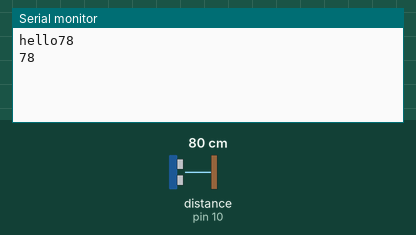
Bench run of a sketch on a simulated Arduino Nano, built with avr-gcc and run on an emulated ATmega328P. On the bench: the last lines printed to the serial monitor. Wiring (inferred from the names in the program): ultrasonic range finder: trigger pin 9; echo pin 10. The inputs (shaded band) are chosen by the test bench; at power-on: distance to the obstacle (sensor on pin 10) 80 cm. The echo pulse lasts 58.3 µs per cm.

Above: at 2.8 s.
2.9 s: distance to the obstacle (sensor on pin 10) set to 2 cm
At 4.7 s:
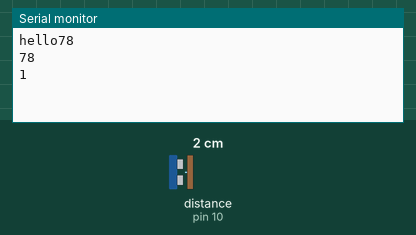
5.6 s: distance to the obstacle (sensor on pin 10) set to 4 cm
At 7.5 s:
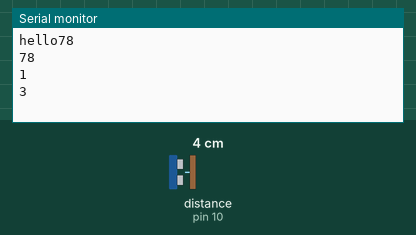
Timing chart, 0 to 9.0 s (numbered marks = the images above; inputs shaded):
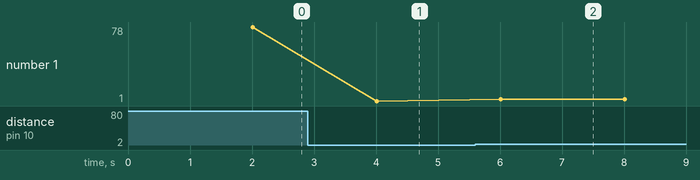

Measured:
- after the input at 2.9 s, the serial monitor: prints a new line after 1.1 s (image 1)
- after the input at 5.6 s, the serial monitor: prints a new line after 0.41 s (image 2)
- plotted number 1: 78 → 1 after the input at 2.9 s, 1 → 3 after the input at 5.6 s

The sketch:

UltrasonicDistanceSensor.ino
```cpp
/*arduino:avr:nano
  Dave Skura, 2022
	Ultrasonic Distance Sensor - HC-SR04
*/

const int trigPin = 9;
const int echoPin = 10;

// defines variables
long gbl_duration;
int gbl_distance;

void setup() {
  pinMode(trigPin, OUTPUT); // Sets the trigPin as an Output
  pinMode(echoPin, INPUT); // Sets the echoPin as an Input
  Serial.begin(9600); // Starts the serial communication
  Serial.print("hello");
}
void loop() {
  Serial.println(get_sensor_reading());
  /*
  // Clears the trigPin
  digitalWrite(trigPin, LOW);
  delayMicroseconds(2);
  // Sets the trigPin on HIGH state for 10 micro seconds
  digitalWrite(trigPin, HIGH);
  delayMicroseconds(10);
  digitalWrite(trigPin, LOW);
  // Reads the echoPin, returns the sound wave travel time in microseconds
  gbl_duration = pulseIn(echoPin, HIGH);
  // Calculating the distance
  gbl_distance = gbl_duration * 0.034 / 2;

  Serial.print("gbl_duration: ");
  Serial.print(gbl_duration);
  Serial.print(", ");

  // Prints the distance on the Serial Monitor
  Serial.print("Distance: ");
  Serial.println(gbl_distance);

*/	delay(2000);
}
int get_sensor_reading() {
	long duration;
	int distance;

	// Clears the trigPin
  digitalWrite(trigPin, LOW);
  delayMicroseconds(2);
  // Sets the trigPin on HIGH state for 10 micro seconds
  digitalWrite(trigPin, HIGH);
  delayMicroseconds(10);
  digitalWrite(trigPin, LOW);
  // Reads the echoPin, returns the sound wave travel time in microseconds
  duration = pulseIn(echoPin, HIGH);
  // Calculating the distance
  distance = duration * 0.034 / 2;
  return distance;
}
```
